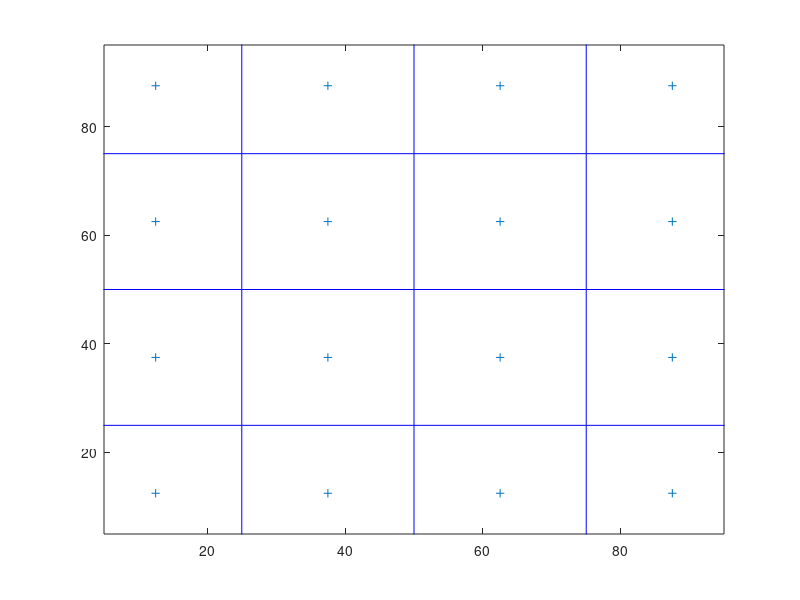

MATLAB code to generate this figure: (Note: this script raises an error after producing the figure.)
clearvars -except walking02AcclerometerData Trial_End_time Trial_Start_time Heel_Strikes walking02
%%%%%%%%%%%%%%%%%%%%%%%%%%%%%%%%%%%%%%%%%%%%%%%%%%%%%%%%%%%%%%%%
%%%%%%%%%%%%%%%%%%%%%%%%%%%%%%%%%%%%%%%%%%%%%%%%%%
%%%%%%%%%%%%%%%%%%%%%%%%%%%%%%%%%%%%%%%%%%%
%%%%%%%%%%%%%%%%%%%% Network Establishment Parameters %%%%%%%%%%%%%%%%%%%%
%%% Area of Operation %%%

% Field Dimensions in meters %
xm=100;
ym=100;
x=0; % added for better display results of the plot
y=0; % added for better display results of the plot
% Number of Nodes in the field %
n=50;
% Number of Dead Nodes in the beggining %
dead_nodes=0;
% Coordinates of the Sink (location is predetermined in this simulation) %
sinkx=50;
sinky=50;

%%% Energy Values %%%
% Initial Energy of a Node (in Joules) % 
Eo=2; % units in Joules
% Energy required to run circuity (both for transmitter and receiver) %
Eelec=50*10^(-9); % units in Joules/bit
ETx=50*10^(-9); % units in Joules/bit
ERx=50*10^(-9); % units in Joules/bit
% Transmit Amplifier Types %
Eamp=100*10^(-12); % units in Joules/bit/m^2 (amount of energy spent by the amplifier to transmit the bits)
% Data Aggregation Energy %
EDA=5*10^(-9); % units in Joules/bit
% Size of data package %
BitSize=4000; % units in bits
% Suggested percentage of cluster head %
p=0.05; % a 5 percent of the total amount of nodes used in the network is proposed to give good results
% Number of Clusters %
No=p*n; 
% Round of Operation %
rnd=0;
rnd_for_Charging=50;   %%%number of rounds after whcih the CH energy is recharged to some level
EnergyCharged=0.2*Eo;  %%%%  the amount of energy charged to CH that is 20 percent of Eo
temp1=rnd_for_Charging;
% Current Number of operating Nodes %
operating_nodes=n;
transmissions=0;
temp_val=0;
flag1stdead=0;
%%%%%%%%%%%%%%%% parameters for sectoring of the regions%%%%%%%%%
RegionNumber=4;
OffsetRegion=xm/(2*RegionNumber);
a=zeros(1,RegionNumber);
b=zeros(1,RegionNumber);

global Regions
Regions=struct;
global CH
CH=struct;
global SN
SN=struct;
global count_time  %%Value that needs to be updated to keep track of the mobility time of nodes
count_time=0;
global Threshold_Value  %%%value that shows the minimum shortest distance of CH area
Threshold_Value=xm/(2*RegionNumber);
global Velocity
Velocity=0.3;    %%velocity of mobile nodes  : tought to be a constant velocity for all nodes
global newDistCov
Time_Span=0.5; %%%%1s timespan for node to move some distance
newDistCov=2*Velocity*Time_Span; %distance covereed in any direction by the node in 1s 
global energy
%%%%%%%%%%%%%%%%%%%%%%%%%%% End of Parameters %%%%%%%%%%%%%%%%%%%%%%%%%%%%



            %%% Creation of the Wireless Sensor Network %%%
%%%%%%%%%%%%%%%%%%%%%%SetUp Phase%%%%%%%%%%%%%%%%%%%%%%%%%%%%%%%%%%%

 for RegionsX=1: RegionNumber
         a(RegionsX)=(((xm)/RegionNumber)*RegionsX)-OffsetRegion;
         b(RegionsX)=(((ym)/RegionNumber)*RegionsX)-OffsetRegion;        
 end
 
 %%%%%Initilialising Clusters sectors values
 for l=1:(RegionNumber)^2
            CH(l).regionID=0;
            CH(l).x=0;
            CH(l).Xc=0;
            CH(l).y=0;
            CH(l).Yc=0;
            CH(l).electedClusterNode=0;
            CH(l).tNodes=0;
 end
 Rx = repelem(a,RegionNumber);
 Ry = repmat(a,1,RegionNumber);
 voronoi(Rx,Ry);
 Regions.x=Rx';
 Regions.y=Ry';
 
 
%%%%%%%%%%%%%%%Plotting the WSN %%%%%%%%%
plot_Network(RegionNumber,OffsetRegion,x,y,xm,ym,n,Eo,sinkx,sinky)


%%%%%finding optimal location for CH and assiging the closest node as CH%%%%%%%%%%%%%%%%

    for k=1:(RegionNumber)^2
       dtNoptimal=xm;%%maximum is set because the graph extends lot higher value and some value are close to 100
      if (CH(k).tNodes>0)
       CH(k).Yc=(CH(k).y)/(CH(k).tNodes);
       CH(k).Xc=(CH(k).x)/(CH(k).tNodes);
      end
      
       for i=1:n
           if SN(i).region==k
               c=sqrt((CH(k).Xc-SN(i).x)^2 + (CH(k).Yc-SN(i).y)^2);
               SN(i).dtch=c;   %%dtch is the node distance from Centre or optimal location
               if c<dtNoptimal %% Checking The value of the closest node against the standard value
                   dtNoptimal=c;%%%assigning the new closest value to dtNoptimal until new closest distance is found
                   CH(k).electedClusterNode=SN(i).id;%%making the node as cluster head
                end
           end
       end
       if (CH(k).tNodes>0)
       SN(CH(k).electedClusterNode).role=1;
       SN(CH(k).electedClusterNode).dts=sqrt((sinkx-SN(CH(k).electedClusterNode).x)^2 + (sinky-SN(CH(k).electedClusterNode).y)^2); %% distance to the sink or base station
       CH(k).dts= SN(CH(k).electedClusterNode).dts;
       end
    end
    W_Cost_Function(); %%find the cost function for the Cluster head
    temp=0;
    for i=1:1:n        %%find the minimum cost function for each node against every cluster head
       if  SN(i).role==0
           temp=sqrt((CH(SN(i).region).Xc-SN(i).x)^2 + (CH(SN(i).region).Yc-SN(i).y)^2);  %distance of node to CH
            %%above is supposed to be minimum cost of the node to CH
            CH(SN(i).region).W*temp
           [SN(i).Cost,SN(i).region,SN(i).dtch]=Node_Cost_function(CH(SN(i).region).W*temp,SN(i).region,SN(i).x,SN(i).y,temp);
       end
    end
    
    
  CLheads=RegionNumber^2;  %%total number of cluster heads
 
  
  
  
  %%%%%%%%%%%%%%%%%%%%%%%Transmission Phase%%%%%%%%%%%%%%%%%%%%%%%%%%%%%%%%
  %%while operating_nodes>0
  tStart_Transmission=tic;
  tEnd_Transmission=tic;
  tStart=tic;
  while CLheads>0 && rnd<4000
    tEnd=toc(tStart);
    if(rnd==temp1)
    Recharge_CH(EnergyCharged);
    temp1=temp1+rnd_for_Charging;
    end
         if tEnd<Time_Span+0.5 && tEnd>Time_Span-0.5
            [count_time_Temp,dead_nodes,operating_nodes,CLheads]=Mobility_Support(n,ETx,ERx,Eamp,Eelec,EDA,BitSize,dead_nodes,operating_nodes,CLheads);
             count_time=count_time+count_time_Temp;
             tStart=tic;  %%%%%reset the stopwatch
         end
                % time=tic;
      rnd;  % Displays Current Round %           
    % Reseting Previous Amount Of Energy Consumed In the Network on the Previous Round %
    energy=0;
 
% Grouping the Nodes into Clusters & caclulating the distance between node and cluster head %
       for i=1:n
        if  (SN(i).role==0) && (SN(i).E>0) && (CLheads>0) % if node is normal
            
           SN(i).dtch=sqrt((SN(CH(SN(i).region).electedClusterNode).x-SN(i).x)^2 + (SN(CH(SN(i).region).electedClusterNode).y-SN(i).y)^2);
            % we calculate the distance 'd' between the sensor node that is
            % transmitting and the cluster head that is receiving with the following equation+ 
            % d=sqrt((x2-x1)^2 + (y2-y1)^2) where x2 and y2 the coordinates of
            % the cluster head and x1 and y1 the coordinates of the transmitting node
    
        %%SN(i).chid=CL(Col).id; no need of this since we already have the
        %%region number of the Node as cluster ID
        end
       end
                           %%%%%% Steady-State Phase %%%%%%
% Energy Dissipation for normal nodes %   
    for i=1:n
       if (SN(i).cond==1) && (SN(i).role==0) && (CLheads>0)%%if node is active and normal
       	if SN(i).E>0
            ETx= Eelec*BitSize + Eamp * BitSize * SN(i).dtch^2; %%%%%%%%%%%check ths%%%%%%%%%%%
            SN(i).E=SN(i).E - ETx;
            energy=energy+ETx;
            
        % Dissipation for cluster head during reception
        if SN(CH(SN(i).region).electedClusterNode).E>0 && SN(CH(SN(i).region).electedClusterNode).cond==1 && SN(CH(SN(i).region).electedClusterNode).role==1
            ERx=(Eelec+EDA)*BitSize;
            energy=energy+ERx;
            SN(CH(SN(i).region).electedClusterNode).E=SN(CH(SN(i).region).electedClusterNode).E - ERx;
             if SN(CH(SN(i).region).electedClusterNode).E<=0  % if cluster heads energy depletes with reception
                SN(CH(SN(i).region).electedClusterNode).cond=0;
                SN(CH(SN(i).region).electedClusterNode).rop=rnd;
                dead_nodes=dead_nodes +1;
                operating_nodes=operating_nodes - 1;
                CLheads=CLheads-1;
             end
        end
        end
        
        
        if SN(i).E<=0       % if nodes energy depletes with transmission
        dead_nodes=dead_nodes +1;
        operating_nodes=operating_nodes - 1;
        SN(i).cond=0;
        SN(i).rop=rnd;
        end
        
       end
  end            
    
    
    
% Energy Dissipation for cluster head nodes %
   %% because it aggregates the data and sends it to the BS
   for i=1:n
     if (SN(i).cond==1)  && (SN(i).role==1)
         if SN(i).E>0
            ETx= (Eelec+EDA)*BitSize + Eamp * BitSize * SN(i).dts^2;
            SN(i).E=SN(i).E - ETx;
            energy=energy+ETx;
         end
         if  SN(i).E<=0     % if cluster heads energy depletes with transmission
         dead_nodes=dead_nodes +1;
         operating_nodes=operating_nodes - 1;
         SN(i).cond=0;
         SN(i).rop=rnd;
         CLheads=CLheads-1;
         end
     end
   end

   

  
    if operating_nodes<n && temp_val==0
        temp_val=1;
        flag1stdead=rnd
        tStart_Transmission=toc
    end
    % Display Number of Cluster Heads of this round %
    %%CLheads
   
    
    transmissions=transmissions+1;
    if CLheads==0
    transmissions=transmissions-1;
    end
    
 
    % Next Round %
    rnd= rnd +1;
    
    tr(transmissions)=operating_nodes;
    op(rnd)=operating_nodes;
    

    if energy>0
    nrg(transmissions)=energy;
    end
 
 % timeend=toc(time);%%%need to use random way reflection point model to calulate alive nodes in time
 % timeend
  count_time=count_time+1;
   
  end
tEnd_Transmission=toc;
  
  %%%%%%%%%%%%%end of of wirless tranmission of data packets%%%%%%%%%%%%

  
  
  %%%%%%%%%%%%%calculation for simulation output%%%%%%%%%%%%%%%%%%%%
sum=0;
for i=1:flag1stdead
    sum=nrg(i) + sum;
end

temp1=sum/flag1stdead;
temp2=temp1/n;

for i=1:flag1stdead
avg_node(i)=temp2;
end
  
  
  


%%%% Plotting Simulation Results "Operating Nodes per Round" %
    figure(2)
    plot(1:rnd,op(1:rnd),'-r','Linewidth',2);
    title ({'LEACH_M'; 'Operating Nodes per Round';})
    xlabel 'Rounds';
    ylabel 'Operational Nodes';
    hold on;
    
    % Plotting Simulation Results  %
    figure(3)
    plot(1:transmissions,tr(1:transmissions),'-r','Linewidth',2);
    title ({'LEACH_M'; 'Operational Nodes per Transmission';})
    xlabel 'Transmissions';
    ylabel 'Operational Nodes';
    hold on;
    
    % Plotting Simulation Results  %
    figure(4)
    plot(1:flag1stdead,nrg(1:flag1stdead),'-r','Linewidth',2);
    title ({'LEACH_M'; 'Energy consumed per Transmission';})
    xlabel 'Transmission';
    ylabel 'Energy ( J )';
    hold on;
    

    % Plotting Simulation Results  %
    figure(5)
    plot(1:flag1stdead,avg_node(1:flag1stdead),'-r','Linewidth',2);
    title ({'LEACH_M'; 'Average Energy consumed by a Node per Transmission';})
    xlabel 'Transmissions';
    ylabel 'Energy ( J )';
    hold on;
  
  

    
